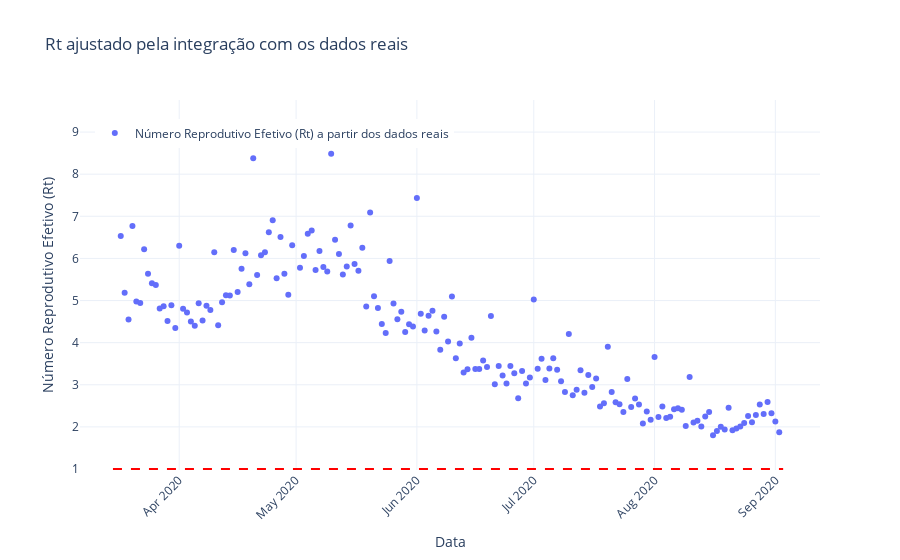

Notebook code cell kept with this figure:
### Markdown cell above
<iframe src="Atividade_1/Rt_SIR.html" width="1000" height="600"></iframe>

### Code cell
fig = go.Figure()
# Eliminamos os dois primeiros dias devido a divisão por zero associada a integração
fig.add_trace(go.Scatter(x=data['Date'][2:len(data['Date'])-1], y=Rt_real[2:len(data['Date'])-1], mode='markers', name='Número Reprodutivo Efetivo (Rt) a partir dos dados reais'))
fig.add_shape(type='line', x0=data['Date'].iloc[0], y0=1, x1=data['Date'].iloc[-1], y1=1,
              line=dict(color='red', width=2, dash='dash'), name='Limiar (Rt=1)')
fig.update_layout(title='Rt ajustado pela integração com os dados reais',
                  xaxis_title='Data',
                  yaxis_title='Número Reprodutivo Efetivo (Rt)',
                  xaxis=dict(tickangle=-45),
                  showlegend=True,
                  legend=dict(x=0.02, y=0.95),
                  template='plotly_white')

pio.write_html(fig, 'Rt_int_dados.html')

fig.show()

### Figure 1 — Plotly figure (JSON) as saved in the notebook; plotly's stock layout.template omitted (floating-point values rounded to 4 significant figures; data arrays with more than 128 entries replaced by an {"elided": "..."} marker saying what was removed)
{"data": [{"mode": "markers", "name": "Número Reprodutivo Efetivo (Rt) a partir dos dados reais", "type": "scatter", "x": {"elided": "170 str values"}, "y": {"elided": "170 float values"}}], "layout": {"legend": {"x": 0.02, "y": 0.95}, "shapes": [{"line": {"color": "red", "dash": "dash", "width": 2}, "name": "Limiar (Rt=1)", "type": "line", "x0": "2020-03-15T00:00:00", "x1": "2020-09-03T00:00:00", "y0": 1, "y1": 1}], "showlegend": true, "title": {"text": "Rt ajustado pela integração com os dados reais"}, "xaxis": {"tickangle": -45, "title": {"text": "Data"}}, "yaxis": {"title": {"text": "Número Reprodutivo Efetivo (Rt)"}}}}
